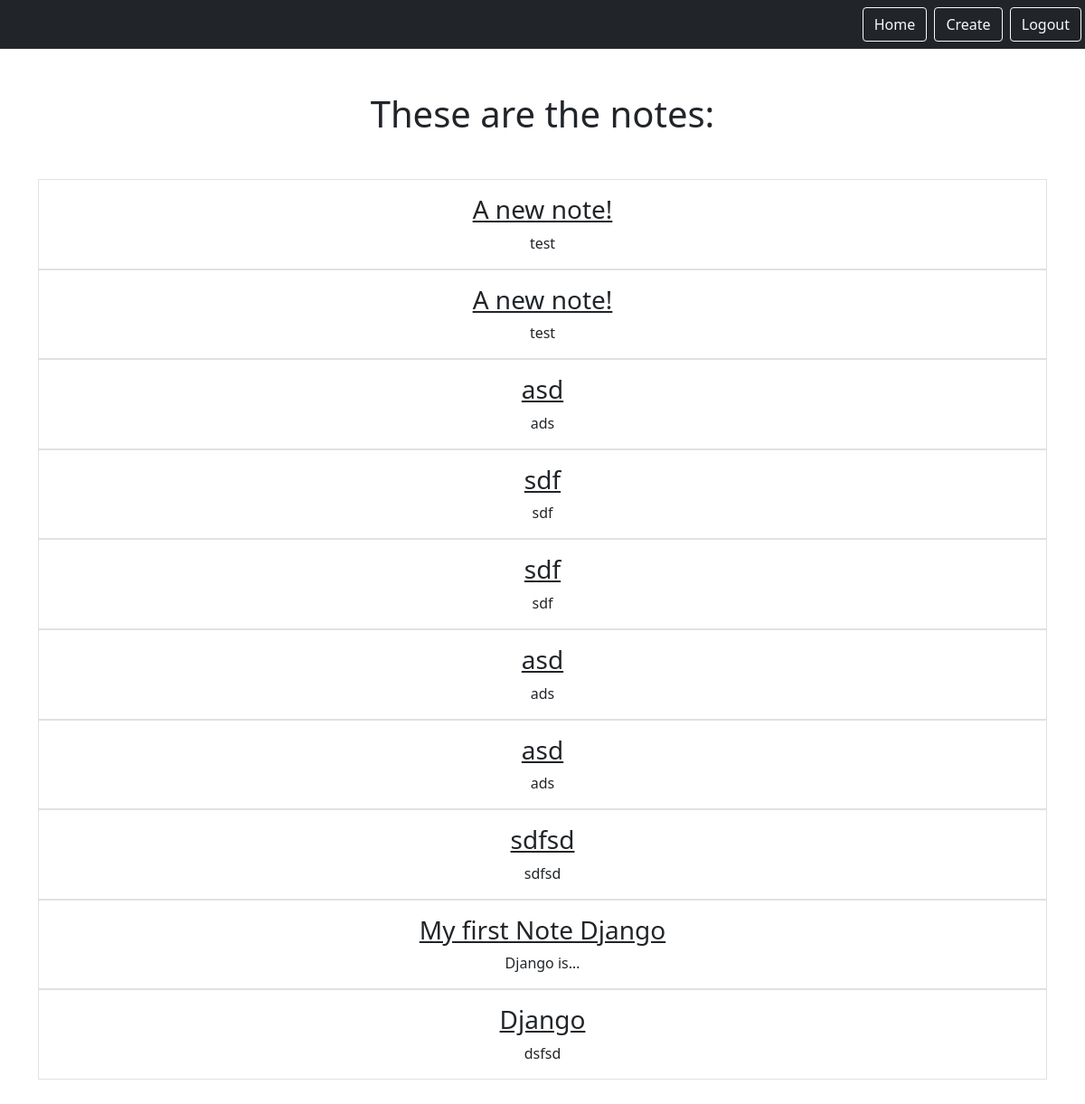
Page /smart/notes (signed in) on the committed database.
### notes/models.py (models this page shows)
class Notes(models.Model):
    title = models.CharField(max_length=200)
    text = models.TextField()
    created = models.DateTimeField(auto_now_add=True)
    user = models.ForeignKey(User, on_delete=models.CASCADE, related_name="notes")

### notes/views.py (the view)
# urls.py: path('notes', views.NotesListView.as_view(), name = 'notes.list'),
class NotesListView(LoginRequiredMixin, ListView):
    model = Notes
    context_object_name = "notes"
    template_name = "notes/notes_list.html"
    login_url = "/admin"
    def get_queryset(self):
        return self.request.user.notes.all()

### notes/templates/notes/notes_list.html
{% extends "base.html" %}
{% block content %}
    <h1 class = "my-5" >These are the notes:</h1>
    <div class = "row, row-cols3 g-2">
        {% for note in notes %}
        <div class = "col">
            <div class = "p-3 border">
                <a href ="{% url 'notes.detail' pk=note.id %}" class = "text-dark text-decoration-non">
                    <h3>{{note.title}}</h3>
                </a>
                {{note.text | truncatechars:10}}
            </div>
        </div>
        {% endfor %}
    </div>
{% endblock %}

### static/templates/base.html (shortened to what this page needs)
{%load static %}
<html>
    <head>
        <link rel="stylesheet" type = "text/css" href="{% static 'css/style.css' %}">
        <link href="https://cdn.jsdelivr.net/npm/bootstrap@5.0.2/dist/css/bootstrap.min.css" rel="stylesheet">
    </head>
    <body>
        <nav class = 'navbar navbar-dark bg-dark'>
            <div class = 'ms-auto'>
                {% if user.is_authenticated %}
                <a href = "{% url 'notes.list' %}" class = 'btn btn-outline-light me-1'>Home</a>
                <a href = "{% url 'notes.new' %}" class = 'btn btn-outline-light me-1'>Create</a>
                <a href = "{% url 'logout' %}" class = 'btn btn-outline-light me-1'>Logout</a>
                {%else%}
                <a href = "{% url 'login' %}" class = 'btn btn-outline-light me-1'>Login</a>
                <a href = "{% url 'signup' %}" class = 'btn btn-outline-light me-1'>Signup</a>
                {%endif%}
            </div>
        </nav>
        <div class = "my-5 text-center container">
            {% block content %}
            {% endblock %}
        </div>
    </body>
</html>

### rows in the picture
Notes: title "A new note!", text "test"
Notes: title "A new note!", text "test"
Notes: title "asd", text "ads"
Notes: title "sdf", text "sdf"
Notes: title "sdf", text "sdf"
Notes: title "asd", text "ads"
Notes: title "asd", text "ads"
Notes: title "sdfsd", text "sdfsd"
Notes: title "My first Note Django", text "Django is…"
Notes: title "Django", text "dsfsd"
